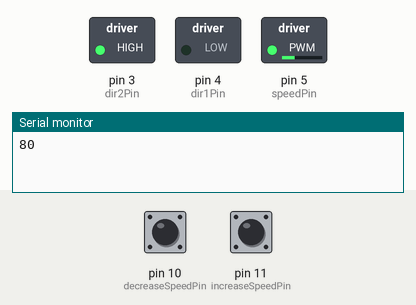
This sketch was run on a simulated Arduino Uno, built with avr-gcc and run on an emulated ATmega328P. Shown: switched loads named in the sketch (green lamp = pin HIGH), the last lines printed to the serial monitor. The test bench sets the inputs (shaded band); at power-on: pin 10 (decreaseSpeedPin) HIGH, pin 11 (increaseSpeedPin) HIGH.

Above: at 1.2 s.
1.3 s: pin 10 (decreaseSpeedPin) pulled LOW for 1 s
At 3.4 s:
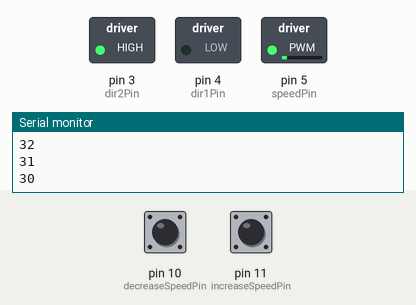
3.8 s: pin 11 (increaseSpeedPin) pulled LOW for 3.2 s
At 7.4 s:
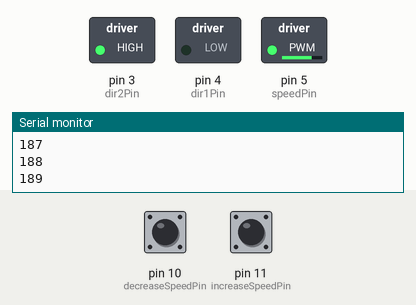
8.5 s: pin 11 (increaseSpeedPin) pulled LOW for 0.15 s
At 9.0 s:
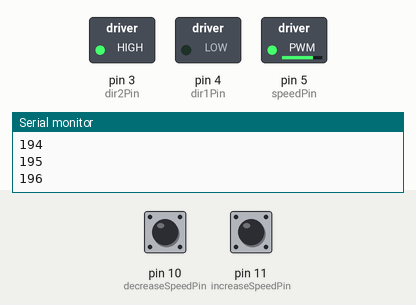
10.1 s: pin 10 (decreaseSpeedPin) pulled LOW for 0.15 s
At 11.4 s:
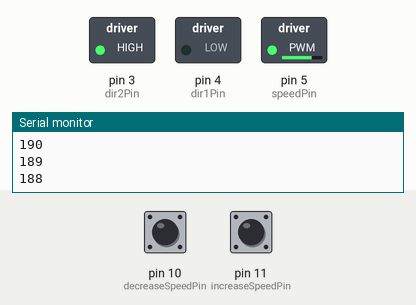
11.7 s: pin 10 (decreaseSpeedPin) driven LOW
At 12.76 s:
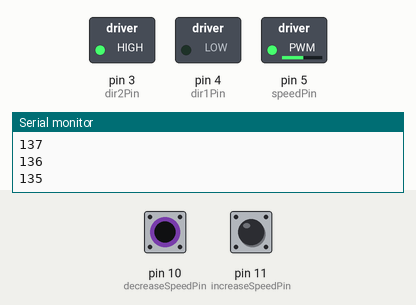
Timing chart, 0 to 17.0 s (numbered marks = the images above; inputs shaded):
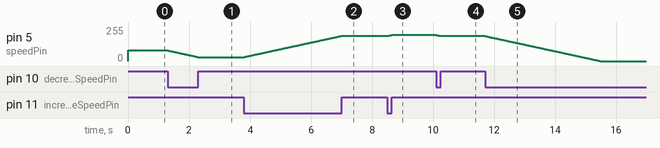

The sketch:

ControllableDCMotorSpeed.ino
```cpp
int speedPin = 5;
int dir1Pin = 4;
int dir2Pin = 3;

int currentSpeed = 80; // 100-255

int decreaseSpeedPin = 10;
int increaseSpeedPin = 11;


void setup() {
  Serial.begin(9600);

  pinMode(speedPin, OUTPUT);
  pinMode(dir1Pin, OUTPUT);
  pinMode(dir2Pin, OUTPUT);

  pinMode(decreaseSpeedPin, INPUT_PULLUP);
  pinMode(increaseSpeedPin, INPUT_PULLUP);

  changeDirection(false);

  changeSpeed(currentSpeed);
}

void changeSpeed(uint8_t speed){
  analogWrite(speedPin, speed);

  Serial.println(speed);
}

void changeDirection(bool isGoingRight){
  digitalWrite(dir1Pin, isGoingRight);
  digitalWrite(dir2Pin, !isGoingRight);
}

void loop() {
  if(digitalRead(increaseSpeedPin) == LOW){
    currentSpeed += 1;

    if(currentSpeed >= 255)
      currentSpeed = 255;

    changeSpeed(currentSpeed);
  }

  if(digitalRead(decreaseSpeedPin) == LOW){
    currentSpeed -= 1;

    if(currentSpeed <= 0)
      currentSpeed = 0;

    changeSpeed(currentSpeed);
  }

  delay(20);
}
```

Measured:
- after the input at 1.3 s, pin 5 (speedPin): moves from 80/255 to 30/255 over 0.99 s, starting at once
- after the input at 3.8 s, pin 5 (speedPin): moves from 30/255 to 189/255 over 3.2 s, starting at once
- after the input at 8.5 s, pin 5 (speedPin): 189/255 → 196/255 at once
- after the input at 10.1 s, pin 5 (speedPin): 196/255 → 188/255 at once
- after the input at 11.7 s, pin 5 (speedPin): moves from 188/255 to 0/255 over 3.8 s, starting at once
